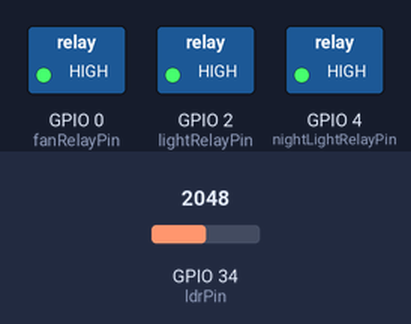
Bench run of a sketch on a simulated ESP32. Parts: switched loads named in the sketch (green lamp = pin HIGH). The inputs (shaded band) are chosen by the test bench; at power-on: GPIO 34 (ldrPin) = 2048. WiFi joins after 1.5 s; servers stay silent unless stated; what the sketch prints to the serial monitor is not drawn.

Above: at 2.7 s.
2.8 s: GPIO 34 (ldrPin) set to 44
5.3 s: GPIO 34 (ldrPin) set to 38
At 7.1 s:
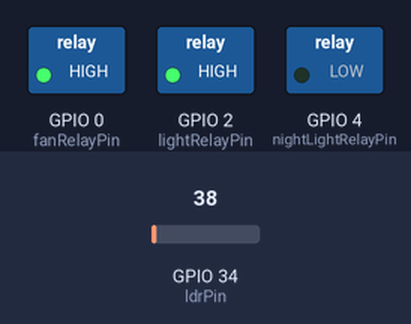
8.0 s: GPIO 34 (ldrPin) set to 491
At 10.1 s:
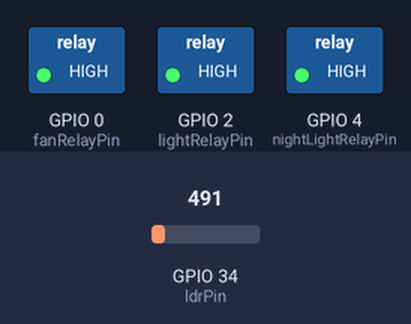
10.4 s: GPIO 34 (ldrPin) set to 0
At 12.1 s:
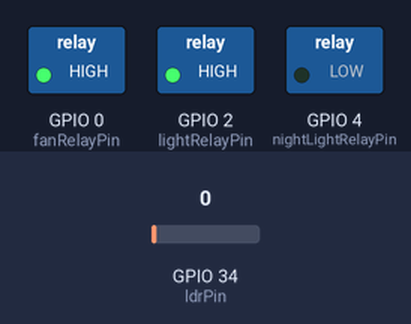
Timing chart, 0 to 13.6 s (numbered marks = the images above; inputs shaded):
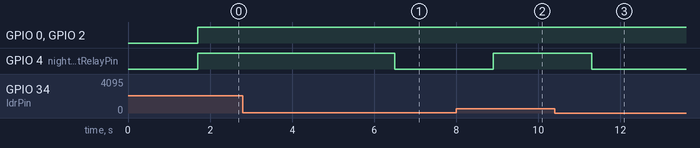

Measured:
- the behaviour switches between 41 and 40 on GPIO 34 (ldrPin) (found by bisection; images 0 and 1)
- after the input at 2.8 s, every drawn part: stays the same
- after the input at 5.3 s, GPIO 4 (nightLightRelayPin): HIGH → LOW after 1.2 s
- after the input at 8.0 s, GPIO 4 (nightLightRelayPin): LOW → HIGH after 0.91 s
- after the input at 10.4 s, GPIO 4 (nightLightRelayPin): HIGH → LOW after 0.91 s

The sketch:

sketch.ino
```cpp
#include <WiFi.h>
#include <HTTPClient.h>

// Wi-Fi credentials
const char* ssid = "Wokwi-GUEST";
const char* password = "";
   // Replace with your Wi-Fi password


const char* apiURL = "http://your.api.url/.'priyanshu"; // Replace with your actual API URL

// Pin definitions
const int ldrPin = 34;                    // LDR sensor connected to analog pin 34
const int fanRelayPin = 0;                // Fan relay connected to GPIO 0
const int lightRelayPin = 2;              // Light relay connected to GPIO 2
const int nightLightRelayPin = 4;         // Night light relay connected to GPIO 4

// Threshold value for light level (adjust based on your room)
const int lightThreshold = 40;

// Variables to store sensor and API values
int ldrValue = 0;
int apiValue = 0;

void setup() {
  Serial.begin(9600);

  // Set relay pins as output
  pinMode(fanRelayPin, OUTPUT);
  pinMode(lightRelayPin, OUTPUT);
  pinMode(nightLightRelayPin, OUTPUT);

  // Set LDR pin as input
  pinMode(ldrPin, INPUT);

  // Connect to Wi-Fi
  Serial.print("Connecting to Wi-Fi");
  WiFi.begin(ssid, password);
  while (WiFi.status() != WL_CONNECTED) {
    delay(500);
    Serial.print(".");
  }
  Serial.println("\nWi-Fi connected!");
}

void loop() {
  // Read current light level from LDR
  ldrValue = analogRead(ldrPin);
  Serial.print("LDR Value: ");
  Serial.println(ldrValue);

  // Fetch control signal from API
  fetchControlFromAPI();

  // Control relays based on logic
  controlNightLight();
  controlFan();
  controlLight();

  delay(1000);  // Delay for 1 second
}

void fetchControlFromAPI() {
  if (WiFi.status() == WL_CONNECTED) {
    HTTPClient http;
    http.begin(apiURL);             // Start connection to API
    int httpCode = http.GET();      // Make GET request

    if (httpCode == 200) {          // 200 OK response
      String response = http.getString();
      apiValue = response.toInt();  // Convert response to integer
      Serial.print("API Value: ");
      Serial.println(apiValue);
    } else {
      Serial.print("Failed to fetch API. HTTP code: ");
      Serial.println(httpCode);
    }

    http.end(); // Close connection
  } else {
    Serial.println("Wi-Fi not connected.");
  }
}

// Controls the night light based on ambient brightness
void controlNightLight() {
  if (ldrValue <= lightThreshold) {
    digitalWrite(nightLightRelayPin, LOW);  // Turn ON night light
  } else {
    digitalWrite(nightLightRelayPin, HIGH); // Turn OFF night light
  }
}

void controlFan() {
  if (apiValue == 2) {
    digitalWrite(fanRelayPin, LOW);   // Turn ON fan
  } else if (apiValue == 1) {
    digitalWrite(fanRelayPin, HIGH);  // Turn OFF fan
  }
  else{
  digitalWrite(fanRelayPin, HIGH);
  }
}

void controlLight() {
  if (apiValue == 3) {
    digitalWrite(lightRelayPin, LOW);   // Turn ON light
  } else if (apiValue == 4) {
    digitalWrite(lightRelayPin, HIGH);  // Turn OFF light
  }
  else {
    digitalWrite(lightRelayPin, HIGH);
  }
}
```
